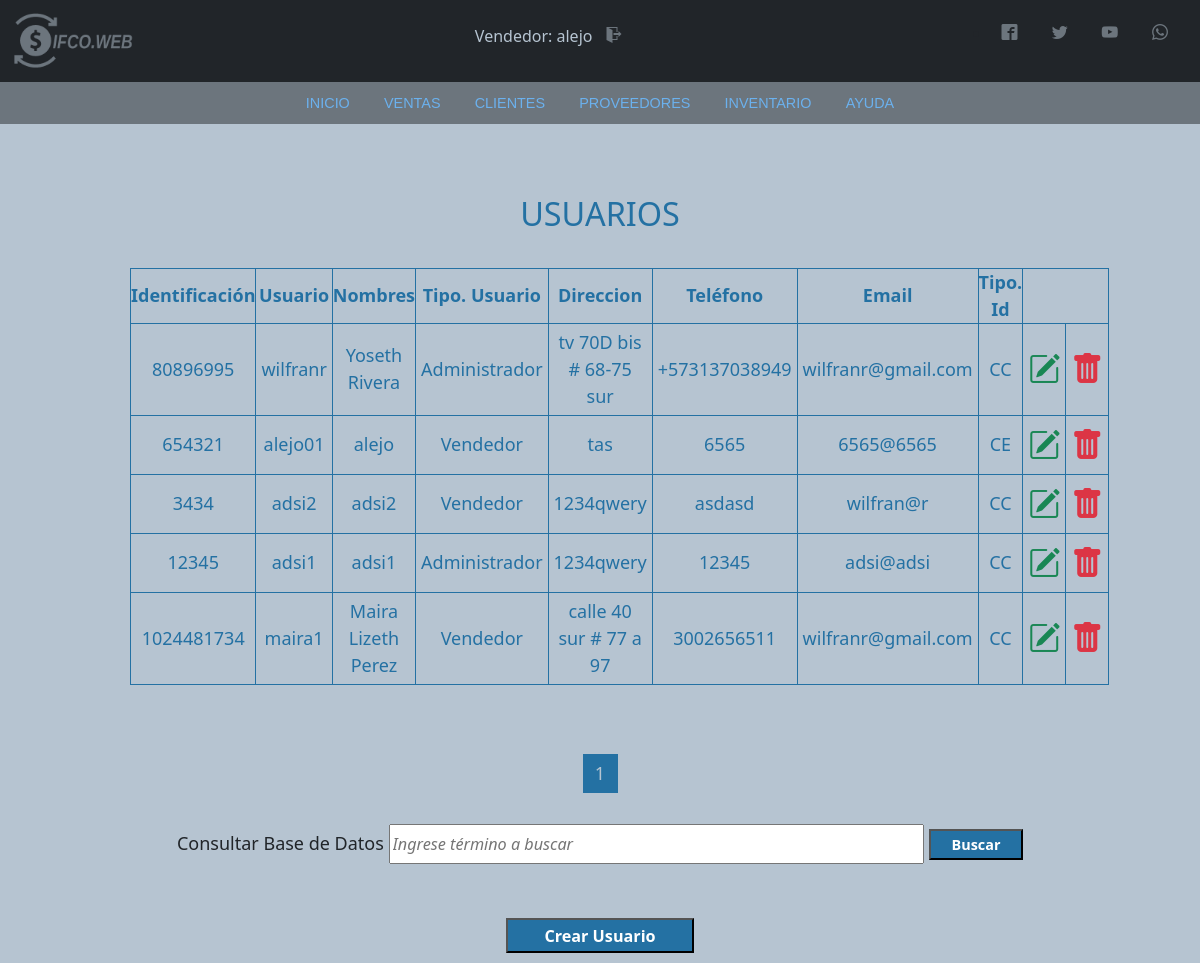
The app's page /Vista/html/search.php (signed in), older data.
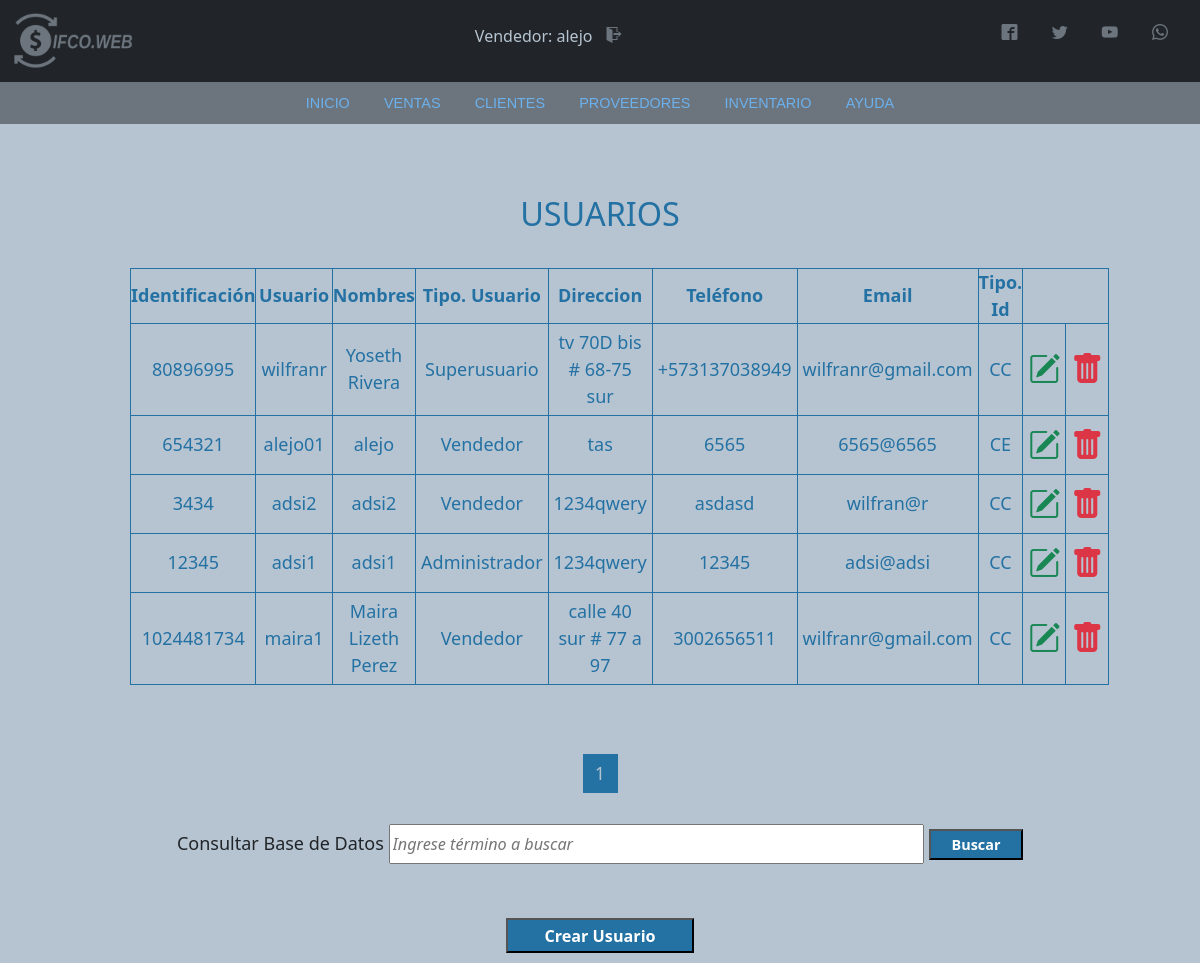
The same page, newer data.
### tables this page shows
CREATE TABLE `usuario` (
  `codUsuario` int(11) NOT NULL,
  `id` varchar(20) DEFAULT NULL,
  `tipoId` varchar(11) DEFAULT NULL,
  `nombre` varchar(50) DEFAULT NULL,
  `direccion` text NOT NULL,
  `telefono` varchar(20) NOT NULL,
  `correo` varchar(100) DEFAULT NULL,
  `usuario` varchar(15) DEFAULT NULL,
  `clave` varchar(100) DEFAULT NULL,
  `rol` varchar(20) DEFAULT NULL
);

### Vista/html/search.php (the view, shortened to what this page needs)
<?php
include '../../includes/header.php';
include '../../includes/nav.php';
include '../../includes/script.php';
?>
<!DOCTYPE html>
<html lang="es">
<head>
</head>
<body>
    <?php
    $search = strtolower($_REQUEST['search']);
    ?>
    <div class="container-tabla-usuarios">
        <h1>USUARIOS</h1><br>
        <table class="tabla-usuarios">
            <th>Identificación</th>
            <th>Usuario</th>
            <th>Nombres</th>
            <th>Tipo. Usuario</th>
            <th>Direccion</th>
            <th>Teléfono</th>
            <th>Email</th>
            <th>Tipo. Id</th>
            <?php
            $por_pagina = 5;
            if (empty($_GET['pagina'])) {
                $pagina = 1;
            } else {
                $pagina = $_GET['pagina'];
            }
            $sql_register = mysqli_query($conexion, "SELECT COUNT(*) as total_registro FROM usuario WHERE id LIKE '%$search%' OR nombre LIKE '%$search%' OR usuario LIKE '%$search%' OR rol LIKE '%$search%' OR tipoId LIKE '%$search%' OR direccion LIKE '%$search%' OR telefono LIKE '%$search%' OR correo LIKE '%$search%' ");
            $result_register = mysqli_fetch_array($sql_register);
            $total_registro = $result_register['total_registro'];
            $desde = ($pagina - 1) * $por_pagina;
            $total_paginas = ceil($total_registro / $por_pagina);
            if ($_SESSION['rol'] == 'Superusuario') {
                $sentence = "SELECT * FROM usuario WHERE id LIKE '%$search%' OR nombre LIKE '%$search%' OR usuario LIKE '%$search%' OR rol LIKE '%$search%' OR tipoId LIKE '%$search%' OR direccion LIKE '%$search%' OR telefono LIKE '%$search%' OR correo LIKE '%$search%' ORDER BY id DESC LIMIT $desde, $por_pagina";
            } else {
                $sentence = "SELECT * FROM usuario WHERE id LIKE '%$search%' OR nombre LIKE '%$search%' OR usuario LIKE '%$search%' OR rol LIKE '%$search%' OR tipoId LIKE '%$search%' OR direccion LIKE '%$search%' OR telefono LIKE '%$search%' OR correo LIKE '%$search%' AND rol != 'Superusuario' ORDER BY id DESC LIMIT $desde, $por_pagina";
            }
            $result = $conexion->query($sentence) or die("Error al consultar: " . mysqli_error($conexion));
            while ($rows = $result->fetch_array()) {
            ?>
                <tr>
                    <td><?php echo $rows['id'] ?></td>
                    <td><?php echo $rows['usuario'] ?></td>
                    <td><?php echo $rows['nombre'] ?></td>
                    <td><?php echo $rows['rol'] ?></td>
                    <td><?php echo $rows['direccion'] ?></td>
                    <td><?php echo $rows['telefono'] ?></td>
                    <td><?php echo $rows['correo'] ?></td>
                    <td><?php echo $rows['tipoId'] ?></td>
                    <td><a href="modify_user.php?usr=<?php echo $rows['id'] ?>"><i class="bi bi-pencil-square" style="font-size: 2rem; color: #198754;"></i></a></td>
                    <td><a href="#" onclick="DeleteUser()"><i class="bi bi-trash-fill" style="font-size: 2rem; color: #dc3545;"></i></a>
                </tr>
            <?php
            }
            ?>
        </table><br><br>
        <div class="paginador">
            <ul>
                <?php
                for ($i = 1; $i <= $total_paginas; $i++) {
                    if ($i == $pagina) {
                        echo '<li class="pageSelected" >' . $i . '</li>';
                    } else {
                        echo '<li><a href="?pagina=' . $i . '&search=' . $search . '">' . $i . '</a></li>';
                    }
                }
                ?>
            </ul>
        </div>
        <form action="search.php" method="GET">
            <label id="buscar" for="buscar">Consultar Base de Datos </label>
            <input type="text" class="control-buscar" name="search" id="busqueda" placeholder="Ingrese término a buscar" value="<?php echo $search; ?>">
            <input class="btn-buscar" type="submit" value="Buscar"><br><br><br>
        </form>
        <a href="new_user.php"><input class="btn-crear" type="button" value="Crear Usuario"></a>
    </div>
</body>
</html>

Row changes from the older to the newer data that the page shows:
changed usuario "wilfranr": rol "Administrador" → "Superusuario"
